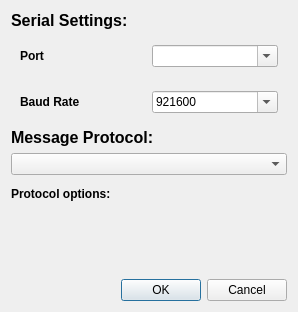
<?xml version="1.0" encoding="UTF-8"?>
<ui version="4.0">
 <class>SerialDialog</class>
 <widget class="QWidget" name="SerialDialog">
  <property name="geometry">
   <rect>
    <x>0</x>
    <y>0</y>
    <width>298</width>
    <height>312</height>
   </rect>
  </property>
  <property name="windowTitle">
   <string>Serial Client</string>
  </property>
  <layout class="QVBoxLayout" name="verticalLayout">
   <item>
    <widget class="QLabel" name="label">
     <property name="font">
      <font>
       <pointsize>12</pointsize>
       <bold>true</bold>
      </font>
     </property>
     <property name="text">
      <string>Serial Settings:</string>
     </property>
    </widget>
   </item>
   <item>
    <widget class="QWidget" name="widget_2" native="true">
     <layout class="QHBoxLayout" name="horizontalLayout_3">
      <item>
       <widget class="QLabel" name="label_5">
        <property name="font">
         <font>
          <bold>true</bold>
         </font>
        </property>
        <property name="text">
         <string>Port</string>
        </property>
       </widget>
      </item>
      <item>
       <widget class="QComboBox" name="comboBoxPort">
        <property name="editable">
         <bool>true</bool>
        </property>
       </widget>
      </item>
     </layout>
    </widget>
   </item>
   <item>
    <widget class="QWidget" name="widget" native="true">
     <layout class="QHBoxLayout" name="horizontalLayout_2" stretch="0,0">
      <item>
       <widget class="QLabel" name="label_4">
        <property name="font">
         <font>
          <bold>true</bold>
         </font>
        </property>
        <property name="text">
         <string>Baud Rate</string>
        </property>
       </widget>
      </item>
      <item>
       <widget class="QComboBox" name="comboBoxBaud">
        <property name="editable">
         <bool>true</bool>
        </property>
        <item>
         <property name="text">
          <string>921600</string>
         </property>
        </item>
        <item>
         <property name="text">
          <string>460800</string>
         </property>
        </item>
        <item>
         <property name="text">
          <string>230400</string>
         </property>
        </item>
        <item>
         <property name="text">
          <string>115200</string>
         </property>
        </item>
        <item>
         <property name="text">
          <string>57600</string>
         </property>
        </item>
        <item>
         <property name="text">
          <string>38400</string>
         </property>
        </item>
        <item>
         <property name="text">
          <string>19200</string>
         </property>
        </item>
        <item>
         <property name="text">
          <string>9600</string>
         </property>
        </item>
       </widget>
      </item>
     </layout>
    </widget>
   </item>
   <item>
    <widget class="QLabel" name="label_2">
     <property name="font">
      <font>
       <pointsize>12</pointsize>
       <bold>true</bold>
      </font>
     </property>
     <property name="text">
      <string>Message Protocol:</string>
     </property>
    </widget>
   </item>
   <item>
    <widget class="QComboBox" name="comboBoxProtocol"/>
   </item>
   <item>
    <widget class="QWidget" name="boxOptions" native="true">
     <layout class="QVBoxLayout" name="layoutOptions">
      <property name="leftMargin">
       <number>0</number>
      </property>
      <property name="topMargin">
       <number>6</number>
      </property>
      <property name="rightMargin">
       <number>0</number>
      </property>
      <property name="bottomMargin">
       <number>6</number>
      </property>
      <item>
       <widget class="QLabel" name="label_3">
        <property name="font">
         <font>
          <bold>true</bold>
         </font>
        </property>
        <property name="text">
         <string>Protocol options:</string>
        </property>
       </widget>
      </item>
     </layout>
    </widget>
   </item>
   <item>
    <spacer name="verticalSpacer">
     <property name="orientation">
      <enum>Qt::Orientation::Vertical</enum>
     </property>
     <property name="sizeHint" stdset="0">
      <size>
       <width>20</width>
       <height>40</height>
      </size>
     </property>
    </spacer>
   </item>
   <item>
    <widget class="QDialogButtonBox" name="buttonBox">
     <property name="standardButtons">
      <set>QDialogButtonBox::StandardButton::Cancel|QDialogButtonBox::StandardButton::Ok</set>
     </property>
    </widget>
   </item>
  </layout>
 </widget>
 <resources/>
 <connections/>
</ui>
